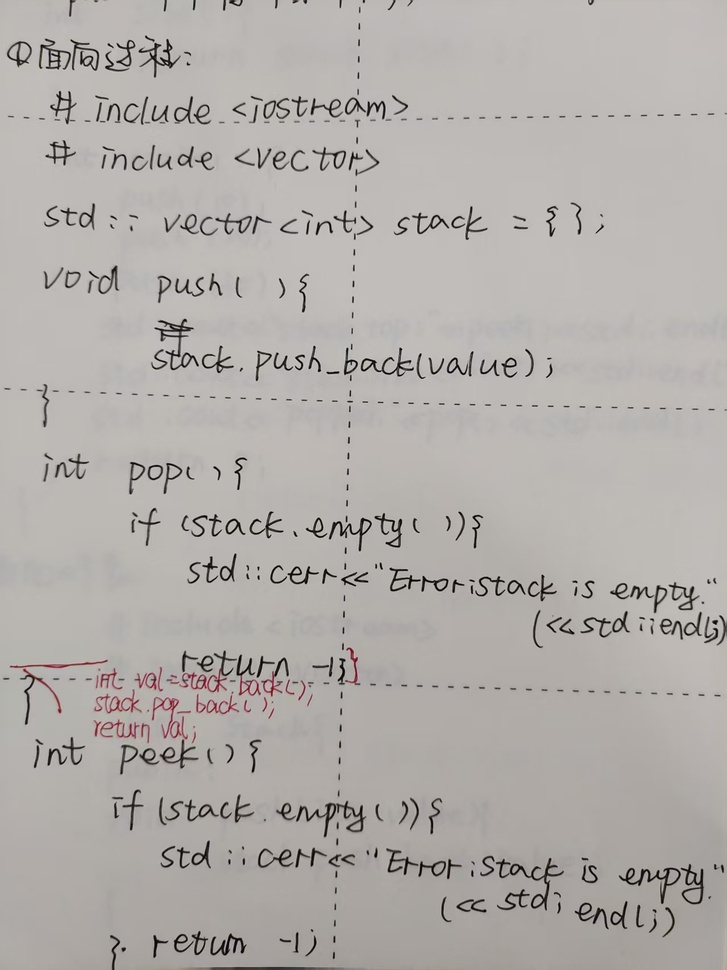
#> input picture GT/2210450204/test1/1.jpg, 727 x 970 px, shrunk from 1279 x 1706 before the run, found by its file name
$ python image_preprocessing.py
#> lines starting #> are read from the running program, lines starting #| are printed output that depends on the picture; after the words box and inside, x2 and y2 are one past the last pixel; in counts of white or black regions, pixels touching at a corner belong together
import cv2
import numpy as np
import os

# 1. 读取原图
image_path = r"D:\C++_OCR\Automatic-Grading\data\241042Y416\test1\1.jpg"
img = cv2.imread(image_path)
#> img is the input picture: shape (970, 727, 3); mean B, G, R 170.3, 173.9, 178.1


# 获取原图文件名（不含扩展名）
image_name = os.path.splitext(os.path.basename(image_path))[0]

# 2. 转为灰度图
gray = cv2.cvtColor(img, cv2.COLOR_BGR2GRAY)


# 3. 定义仅使用 denoise_only 的预处理方法
def apply_preprocessing_denoise_only(image):
    """
    方法：仅去噪 + Otsu 二值化
    """
    denoised = cv2.fastNlMeansDenoising(image, None, 10, 7, 21)
    _, binary = cv2.threshold(denoised, 0, 255, cv2.THRESH_BINARY + cv2.THRESH_OTSU)
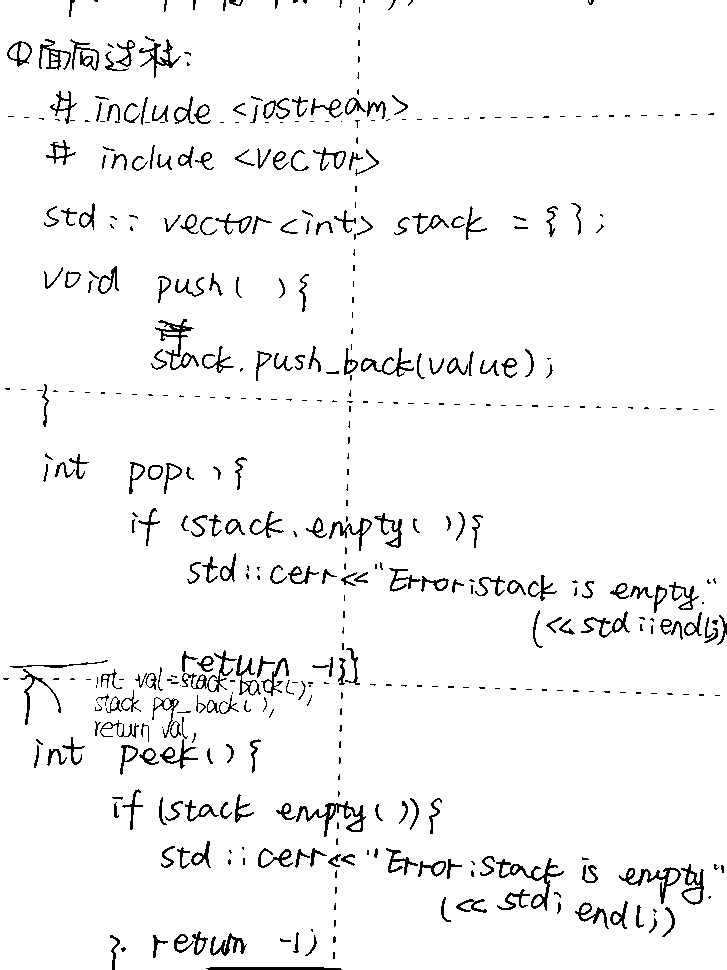
#> binary: shape (970, 727); 95.8% white; black in thin lines or dots
    return binary


# 4. 应用 denoise_only 预处理
final_result = apply_preprocessing_denoise_only(gray)


# 5. （可选）形态学轻度清理
def post_process(binary_img, apply_morphology=True):
    if apply_morphology:
        kernel = cv2.getStructuringElement(cv2.MORPH_RECT, (1, 1))
        cleaned = cv2.morphologyEx(binary_img, cv2.MORPH_OPEN, kernel)
        return cleaned
    return binary_img


final_result = post_process(final_result, apply_morphology=True)


# 6. 创建保存结果的目录
output_dir = "preprocessing_results"
if not os.path.exists(output_dir):
    os.makedirs(output_dir)

# 7. 保存 denoise_only 处理结果
output_filename = f"{image_name}_denoise_only.jpg"
cv2.imwrite(os.path.join(output_dir, output_filename), final_result)

print(f"- 已保存去噪预处理结果: {output_filename}")

$ run again, with GT/2210450204/test1/2.jpg copied over GT/2210450204/test1/1.jpg
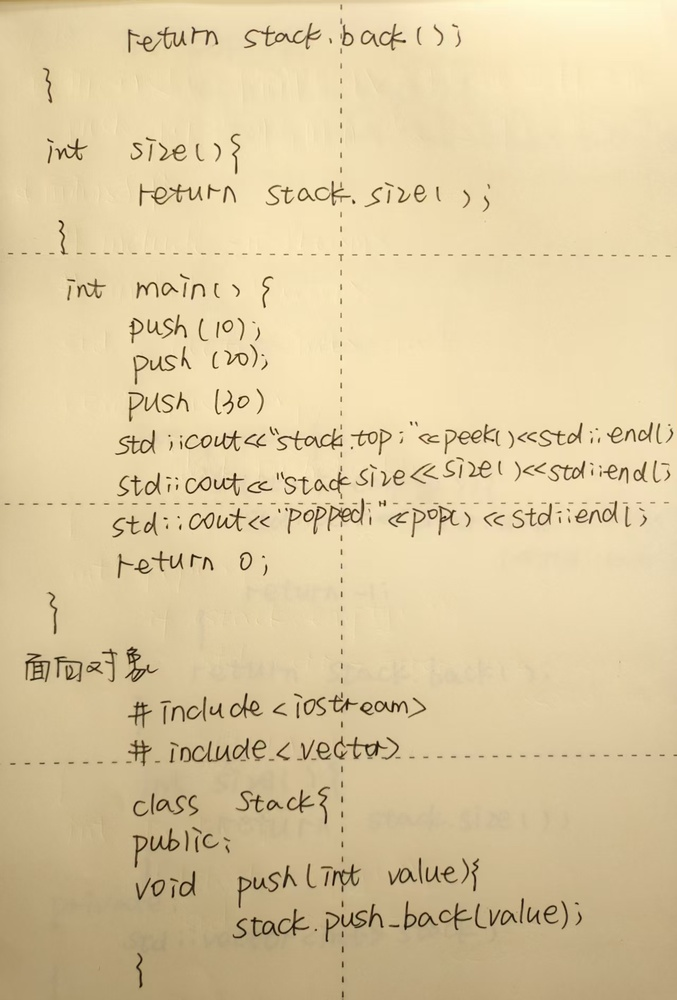
#> input picture GT/2210450204/test1/2.jpg, 677 x 1000 px, shrunk from 1279 x 1890 before the run, found by its file name
#> img is the input picture: shape (1000, 677, 3); mean B, G, R 159.9, 201.1, 219.9
#> `gray = cv2.cvtColor(img, cv2.COLOR_BGR2GRAY)`:
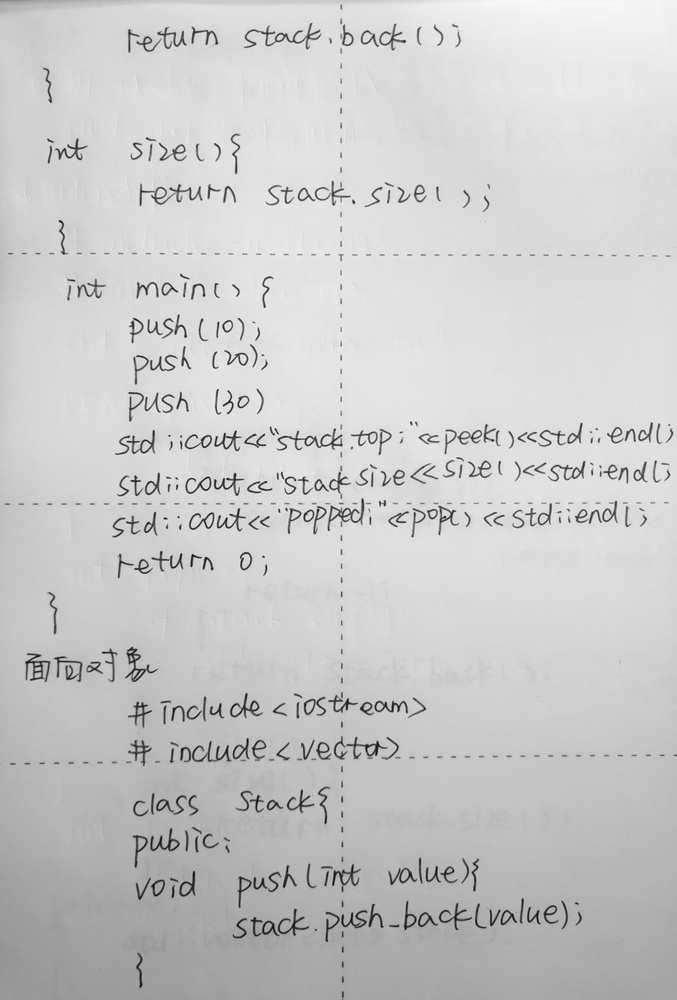
#> gray: shape (1000, 677); min 10, max 248, mean 202.1
#> in apply_preprocessing_denoise_only, `_, binary = cv2.threshold(denoised, 0, 255, cv2.THRESH_BINARY + cv2.TH..`:
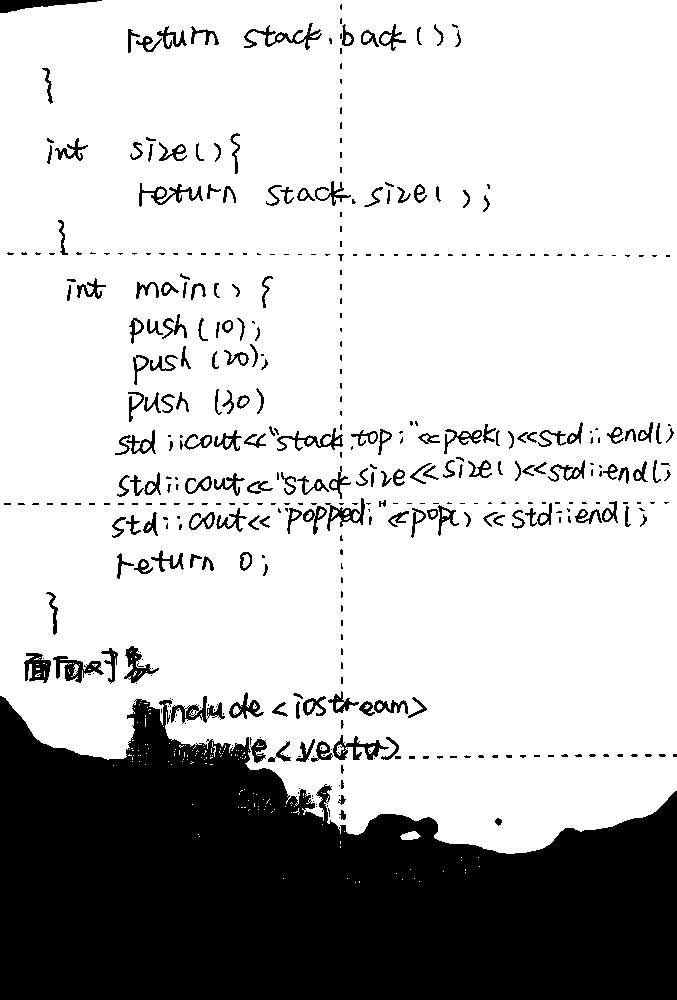
#> binary: shape (1000, 677); 75.4% white; 436 black regions (249 under 20 px), largest, box (x1, y1, x2, y2) and area: (0, 696, 677, 1000) 141121, (0, 0, 102, 13) 644, (53, 656, 104, 683) 589

$ run again, with GT/2210450204/test1/3.jpg copied over GT/2210450204/test1/1.jpg
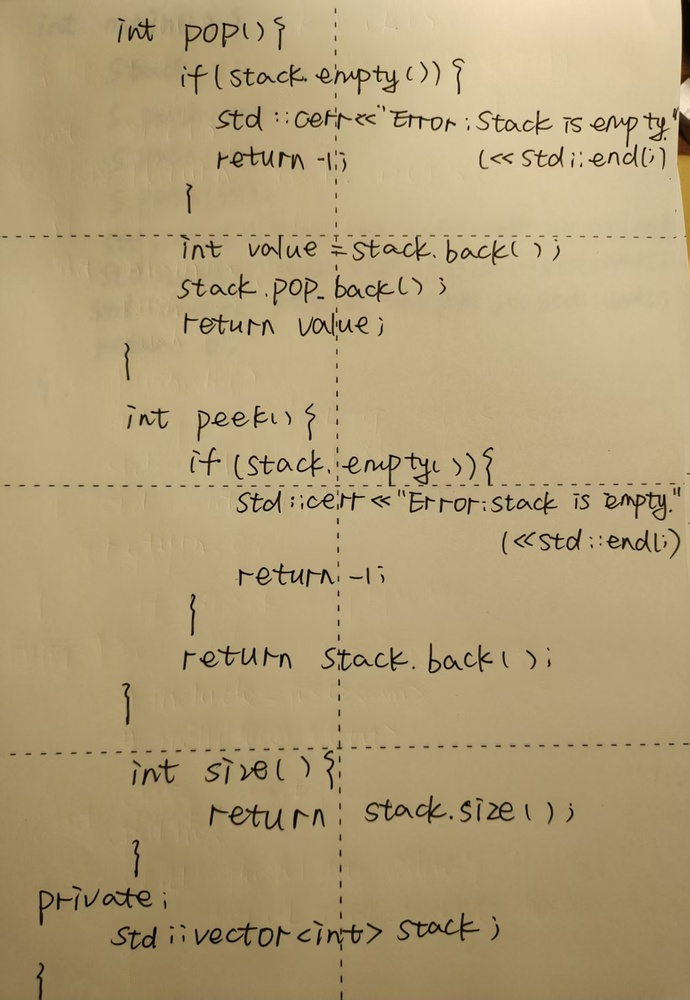
#> input picture GT/2210450204/test1/3.jpg, 690 x 1000 px, shrunk from 1279 x 1854 before the run, found by its file name
#> img is the input picture: shape (1000, 690, 3); mean B, G, R 118.5, 158.5, 177.2
#> `gray = cv2.cvtColor(img, cv2.COLOR_BGR2GRAY)`:
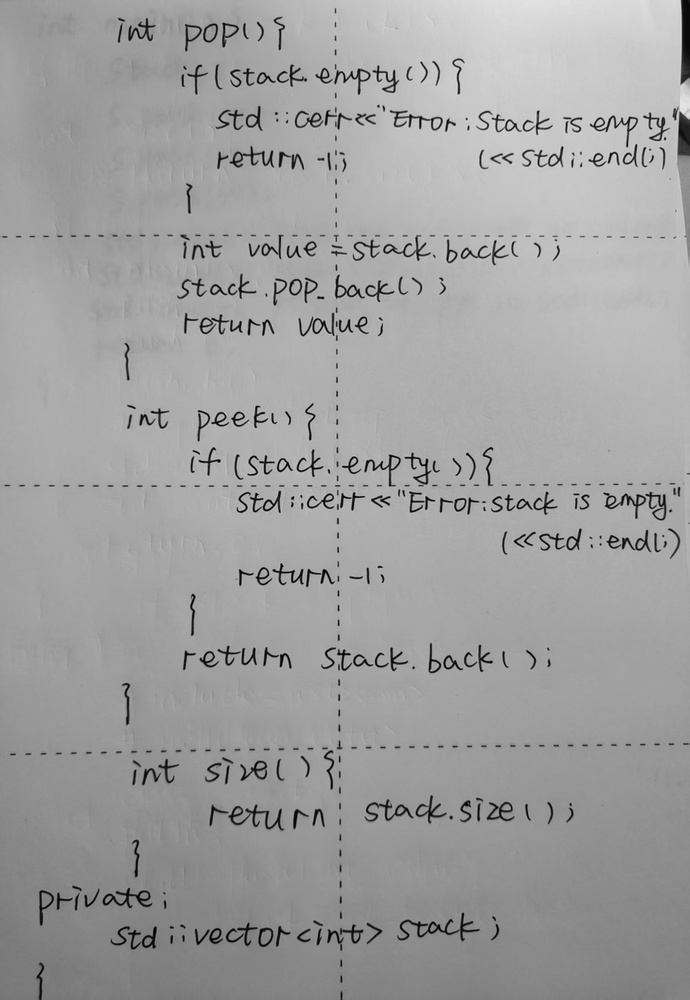
#> gray: shape (1000, 690); min 1, max 233, mean 159.6
#> in apply_preprocessing_denoise_only, `_, binary = cv2.threshold(denoised, 0, 255, cv2.THRESH_BINARY + cv2.TH..`:
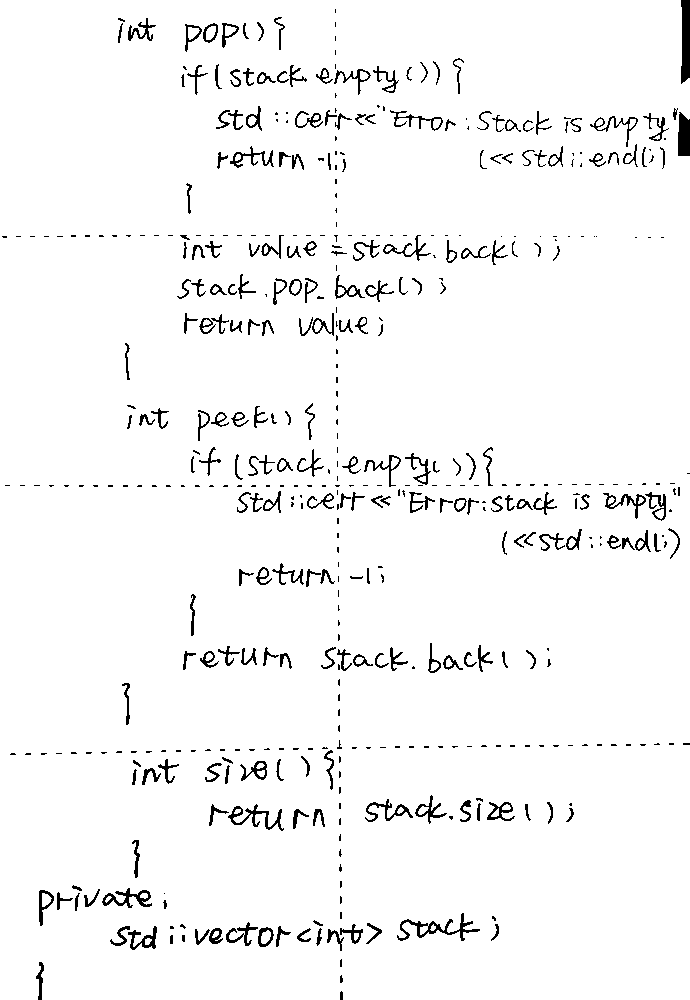
#> binary: shape (1000, 690); 96.4% white; black in thin lines or dots

$ run again, with GT/2210450204/test1/4.jpg copied over GT/2210450204/test1/1.jpg
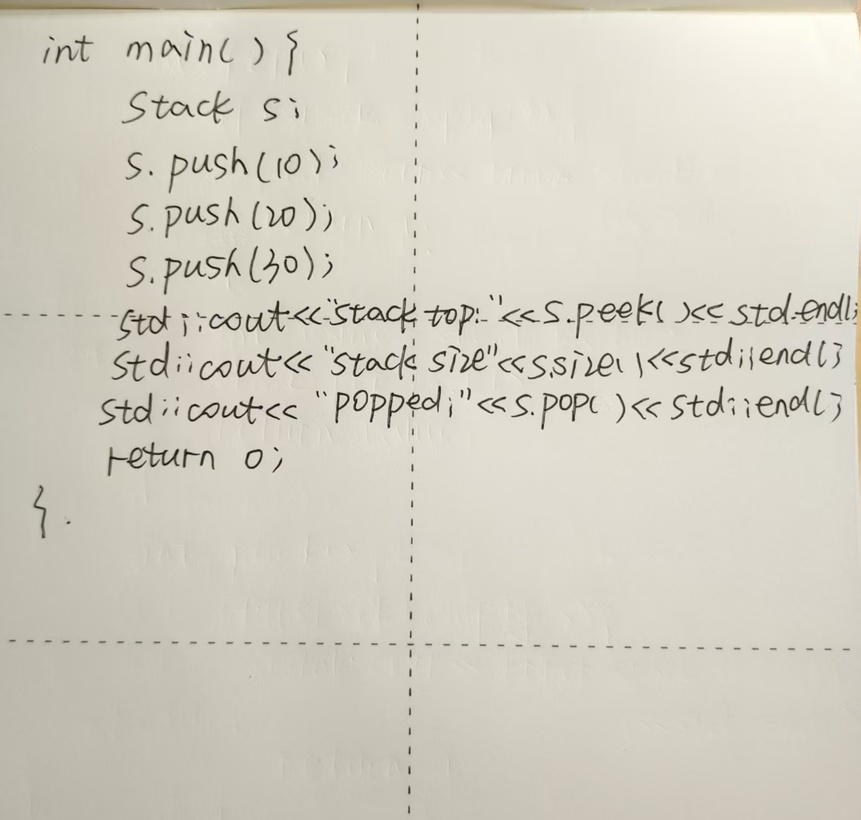
#> input picture GT/2210450204/test1/4.jpg, 861 x 820 px, shrunk from 1343 x 1279 before the run, found by its file name
#> img is the input picture: shape (820, 861, 3); mean B, G, R 193.8, 206.3, 210.4
#> in apply_preprocessing_denoise_only, `_, binary = cv2.threshold(denoised, 0, 255, cv2.THRESH_BINARY + cv2.TH..`:
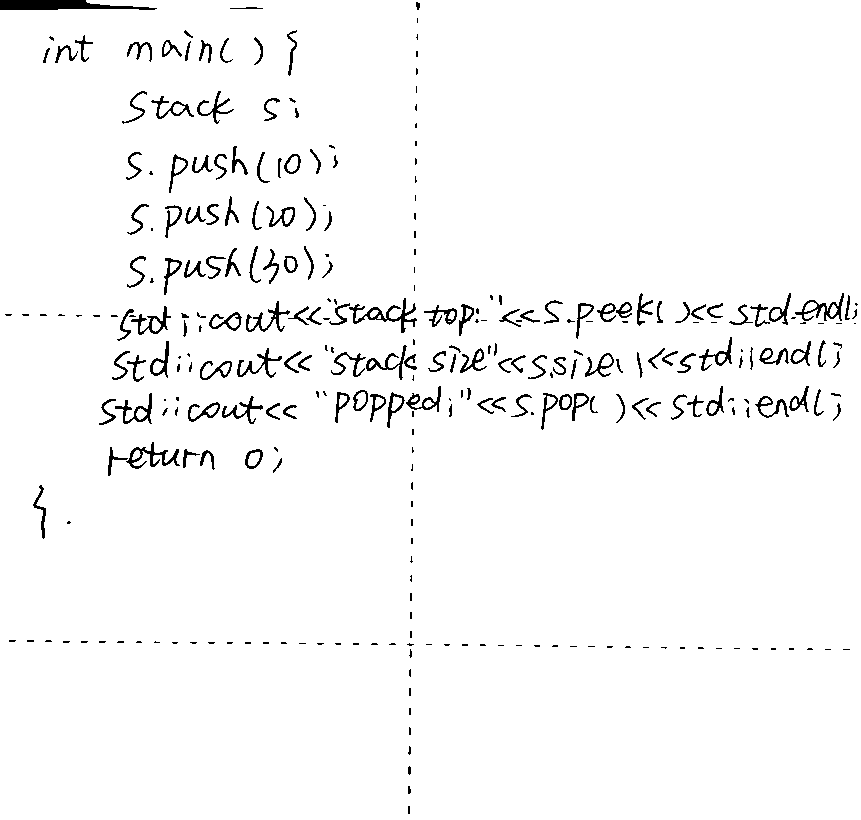
#> binary: shape (820, 861); 97% white; black in thin lines or dots
